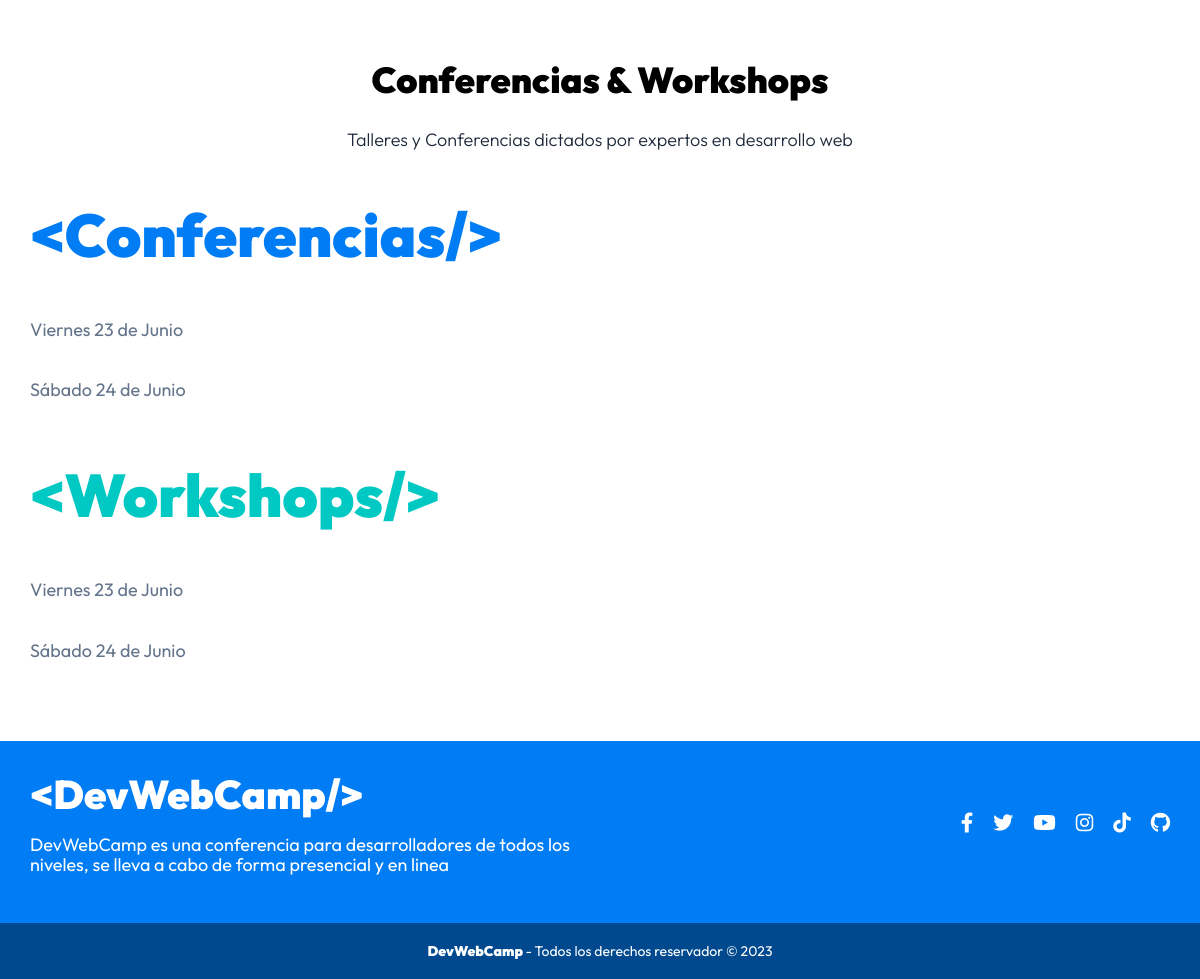
Before: /workshops-conferencia (lower part) with the older database file.
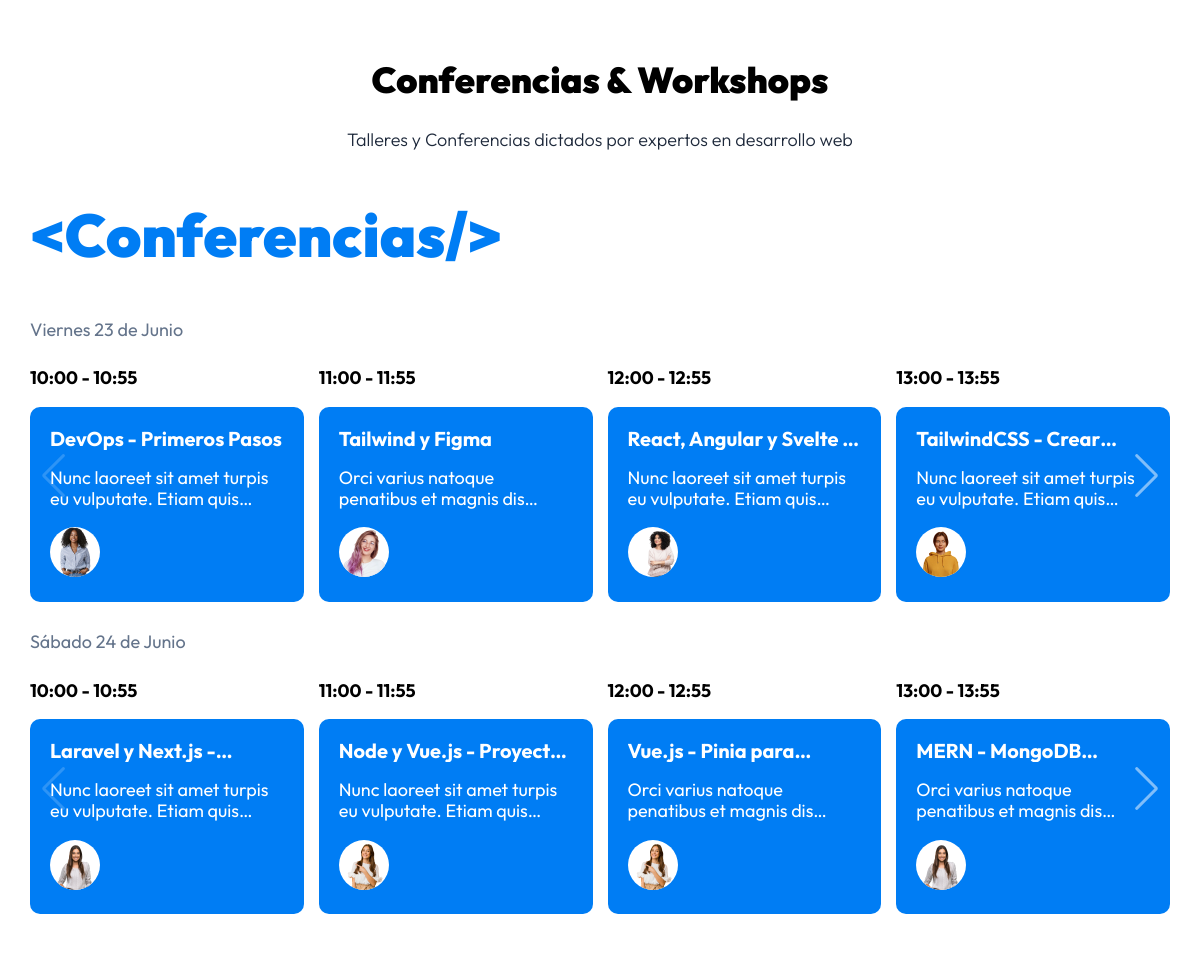
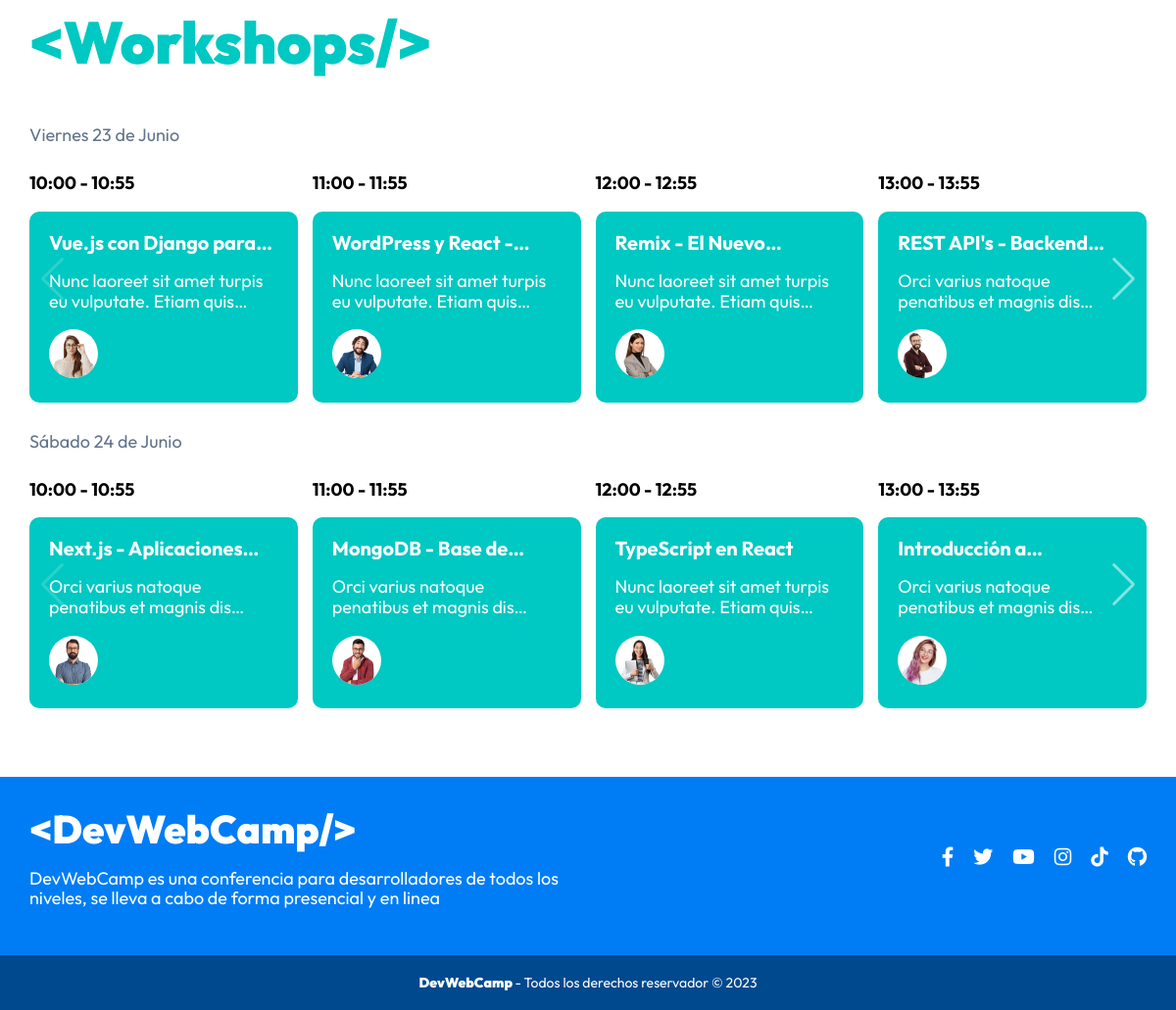
After: the same page with the newer database file (2 pictures, top to bottom).
### tables this page shows
CREATE TABLE `eventos` (
  `id` int NOT NULL AUTO_INCREMENT,
  `nombre` varchar(120) DEFAULT NULL,
  `descripcion` text,
  `disponibles` int DEFAULT NULL,
  `categoria_id` int DEFAULT NULL,
  `dia_id` int DEFAULT NULL,
  `hora_id` int DEFAULT NULL,
  `ponente_id` int DEFAULT NULL,
  PRIMARY KEY (`id`),
  KEY `fk_eventos_dias_idx` (`dia_id`),
  KEY `fk_eventos_categorias_idx` (`categoria_id`),
  KEY `fk_eventos_horas_idx` (`hora_id`),
  KEY `fk_eventos_ponentes_idx` (`ponente_id`),
  CONSTRAINT `fk_eventos_categorias` FOREIGN KEY (`categoria_id`) REFERENCES `categorias` (`id`) ON DELETE CASCADE ON UPDATE CASCADE,
  CONSTRAINT `fk_eventos_dias` FOREIGN KEY (`dia_id`) REFERENCES `dias` (`id`) ON DELETE CASCADE ON UPDATE CASCADE,
  CONSTRAINT `fk_eventos_horas` FOREIGN KEY (`hora_id`) REFERENCES `horas` (`id`) ON DELETE CASCADE ON UPDATE CASCADE,
  CONSTRAINT `fk_eventos_ponentes` FOREIGN KEY (`ponente_id`) REFERENCES `ponentes` (`id`) ON DELETE CASCADE ON UPDATE CASCADE
);

CREATE TABLE `horas` (
  `id` int NOT NULL AUTO_INCREMENT,
  `hora` varchar(13) DEFAULT NULL,
  PRIMARY KEY (`id`)
);

CREATE TABLE `ponentes` (
  `id` int NOT NULL AUTO_INCREMENT,
  `nombre` varchar(40) DEFAULT NULL,
  `apellido` varchar(40) DEFAULT NULL,
  `ciudad` varchar(20) DEFAULT NULL,
  `pais` varchar(20) DEFAULT NULL,
  `imagen` varchar(32) DEFAULT NULL,
  `tags` varchar(120) DEFAULT NULL,
  `redes` text,
  PRIMARY KEY (`id`)
);

### controllers/PaginasController.php (called while the page is built, shortened)
<?php
class PaginasController{
    public static function conferencias(Router $router){
        $eventos = Evento::ordenar("hora_id", "ASC");
        $evento_formateados = [];
        foreach($eventos as $evento){
            $evento->categoria = Categoria::find($evento->categoria_id);
            $evento->dia = Dia::find($evento->dia_id);
            $evento->hora = Hora::find($evento->hora_id);
            $evento->ponente = Ponente::find($evento->ponente_id);
            if($evento->dia_id === "1" && $evento->categoria_id === "1"){
                $evento_formateados["conferencias_v"][] = $evento;
            }
            if($evento->dia_id === "2" && $evento->categoria_id === "1"){
                $evento_formateados["conferencias_s"][] = $evento;
            }
            if($evento->dia_id === "1" && $evento->categoria_id === "2"){
                $evento_formateados["workshops_v"][] = $evento;
            }
            if($evento->dia_id === "2" && $evento->categoria_id === "2"){
                $evento_formateados["workshops_s"][] = $evento;
            }
        }
        $router->render("paginas/conferencias",[
            "titulo" => "Conferencias & Workshops",
            "eventos" => $evento_formateados
        ]);
    }
}

### public/index.php (called while the page is built, shortened)
<?php
$router = new Router();
$router->get('/login', [AuthController::class, 'login']);
$router->post('/login', [AuthController::class, 'login']);
$router->post('/logout', [AuthController::class, 'logout']);
$router->get('/registro', [AuthController::class, 'registro']);
$router->post('/registro', [AuthController::class, 'registro']);
$router->get('/olvide', [AuthController::class, 'olvide']);
$router->post('/olvide', [AuthController::class, 'olvide']);
$router->get('/reestablecer', [AuthController::class, 'reestablecer']);
$router->post('/reestablecer', [AuthController::class, 'reestablecer']);
$router->get('/mensaje', [AuthController::class, 'mensaje']);
$router->get('/confirmar-cuenta', [AuthController::class, 'confirmar']);
$router->get('/admin/dashboard', [DashboardController::class, 'index']);
$router->get('/admin/ponentes', [PonentesController::class, 'index']);
$router->get('/admin/ponentes/crear', [PonentesController::class, 'crear']);
$router->post('/admin/ponentes/crear', [PonentesController::class, 'crear']);
$router->get('/admin/ponentes/editar', [PonentesController::class, 'editar']);
$router->post('/admin/ponentes/editar', [PonentesController::class, 'editar']);
$router->post('/admin/ponentes/eliminar', [PonentesController::class, 'eliminar']);
$router->get('/admin/eventos', [EventosController::class, 'index']);
$router->get('/admin/eventos/crear', [EventosController::class, 'crear']);
$router->post('/admin/eventos/crear', [EventosController::class, 'crear']);
$router->get('/admin/eventos/editar', [EventosController::class, 'editar']);
$router->post('/admin/eventos/editar', [EventosController::class, 'editar']);
$router->post('/admin/eventos/eliminar', [EventosController::class, 'eliminar']);
$router->get('/api/eventos-horario', [APIEventos::class, 'index']);
$router->get('/api/ponentes', [APIPonentes::class, 'index']);
$router->get('/api/ponente', [APIPonentes::class, 'ponente']);
$router->get('/api/tags', [APITags::class, 'index']);
$router->get('/api/regalos', [APIRegalos::class, 'index']);
$router->get('/admin/registrados', [RegistradosController::class, 'index']);
$router->get('/admin/regalos', [RegalosController::class, 'index']);
$router->get('/finalizar-registro', [RegistroController::class, 'crear']);
$router->post('/finalizar-registro/gratis', [RegistroController::class, 'gratis']);
$router->post('/finalizar-registro/pagar', [RegistroController::class, 'pagar']);
$router->get('/finalizar-registro/conferencias', [RegistroController::class, 'conferencias']);
$router->post('/finalizar-registro/conferencias', [RegistroController::class, 'conferencias']);
$router->get('/boleto', [RegistroController::class, 'boleto']);
$router->get('/', [PaginasController::class, 'index']);
$router->get('/devwebcamp', [PaginasController::class, 'evento']);
$router->get('/paquetes', [PaginasController::class, 'paquetes']);
$router->get('/workshops-conferencia', [PaginasController::class, 'conferencias']);
$router->get('/404', [PaginasController::class, 'error']);
$router->comprobarRutas();

### models/ActiveRecord.php (called while the page is built, shortened)
<?php
class ActiveRecord {
    protected static $db;
    protected static $tabla = '';
    public static function setDB($database) {
        self::$db = $database;
    }
    public static function consultarSQL($query) {
        $resultado = self::$db->query($query);
        $array = [];
        while($registro = $resultado->fetch_assoc()) {
            $array[] = static::crearObjeto($registro);
        }
        return $array;
    }
    protected static function crearObjeto($registro) {
        $objeto = new static;
        foreach($registro as $key => $value ) {
            if(property_exists( $objeto, $key  )) {
                $objeto->$key = $value;
            }
        }
        return $objeto;
    }
    public static function find($id) {
        $query = "SELECT * FROM " . static::$tabla  ." WHERE id = {$id}";
        $resultado = self::consultarSQL($query);
        return array_shift( $resultado ) ;
    }
    public static function ordenar($columna, $orden) {
        $query = "SELECT * FROM " . static::$tabla . " ORDER BY {$columna} {$orden} ";
        $resultado = self::consultarSQL($query);
        return $resultado;
    }
}

### views/template/evento.php (the view, shortened to what the changed rows need)
<div class="evento swiper-slide">
    <p class="evento__hora"><?php echo $evento->hora->hora;?></p>
    <div class="evento__informacion">
        <h4 class="evento__nombre"><?php echo $evento->nombre;?></h4>
        <p class="evento__introduccion"><?php echo $evento->descripcion;?></p>
        <div class="evento__autor-info">
            <picture>
                <source srcset="/img/speakers/<?php echo $evento->ponente->imagen;?>.webp">
                <source srcset="/img/speakers/<?php echo $evento->ponente->imagen;?>.png">
                <img class="evento__imagen-autor" loading="lazy" width="200" height="300" src="/img/speakers/<?php echo $evento->ponente->imagen;?>.png" alt="Imagen Ponente">
            </picture>
        </div>
    </div>
</div>

### views/paginas/conferencias.php (shortened to what the changed rows need)
<main class="agenda">
    <h2 class="agenda__heading"><?php echo $titulo;?></h2>
    <div class="eventos">
        <div class="eventos__listado slider swiper">
            <div class="swiper-wrapper">
                <?php foreach($eventos["conferencias_v"] as $evento){?>
                    <?php include __DIR__ . "../../template/evento.php";?>
                <?php }?>
            </div>
            <div class="swiper-button-next"></div>
        </div>
        <div class="eventos__listado slider swiper">
            <div class="swiper-wrapper">
                <?php foreach($eventos["conferencias_s"] as $evento){?>
                    <?php include __DIR__ . "../../template/evento.php";?>
                <?php }?>
            </div>
            <div class="swiper-button-next"></div>
        </div>
    </div>
    <div class="eventos eventos--workshops">
        <div class="eventos__listado slider swiper">
            <div class="swiper-wrapper">
                <?php foreach($eventos["workshops_v"] as $evento){?>
                    <?php include __DIR__ . "../../template/evento.php";?>
                <?php }?>
            </div>
            <div class="swiper-button-next"></div>
        </div>
        <div class="eventos__listado slider swiper">
            <div class="swiper-wrapper">
                <?php foreach($eventos["workshops_s"] as $evento){?>
                    <?php include __DIR__ . "../../template/evento.php";?>
                <?php }?>
            </div>
            <div class="swiper-button-next"></div>
        </div>
    </div>
</main>

Changed rows visible on the page:
added eventos: hora.hora "10:00 - 10:55", nombre "DevOps - Primeros Pasos", descripcion "Nunc laoreet sit amet turpis eu vulputate. Etiam…", ponente.imagen (picture), shown under "<Conferencias/>"
added eventos: hora.hora "11:00 - 11:55", nombre "Tailwind y Figma", descripcion "Orci varius natoque penatibus et magnis…", ponente.imagen (picture), shown under "<Conferencias/>"
added eventos: hora.hora "12:00 - 12:55", nombre "React, Angular y Svelte…", descripcion "Nunc laoreet sit amet turpis eu vulputate. Etiam…", ponente.imagen (picture), shown under "<Conferencias/>"
added eventos: hora.hora "13:00 - 13:55", nombre "TailwindCSS -…", descripcion "Nunc laoreet sit amet turpis eu vulputate. Etiam…", ponente.imagen (picture), shown under "<Conferencias/>"
added eventos: hora.hora "10:00 - 10:55", nombre "Laravel y Next.js…", descripcion "Nunc laoreet sit amet turpis eu vulputate. Etiam…", ponente.imagen (picture)
added eventos: hora.hora "11:00 - 11:55", nombre "Node y Vue.js -…", descripcion "Nunc laoreet sit amet turpis eu vulputate. Etiam…", ponente.imagen (picture)
added eventos: hora.hora "12:00 - 12:55", nombre "Vue.js - Pinia…", descripcion "Orci varius natoque penatibus et magnis…", ponente.imagen (picture)
added eventos: hora.hora "13:00 - 13:55", nombre "MERN -…", descripcion "Orci varius natoque penatibus et magnis…", ponente.imagen (picture)
added eventos: hora.hora "10:00 - 10:55", nombre "Vue.js con Django…", descripcion "Nunc laoreet sit amet turpis eu vulputate. Etiam…", ponente.imagen (picture), shown under "<Workshops/>"
added eventos: hora.hora "11:00 - 11:55", nombre "WordPress y React…", descripcion "Nunc laoreet sit amet turpis eu vulputate. Etiam…", ponente.imagen (picture), shown under "<Workshops/>"
added eventos: hora.hora "12:00 - 12:55", nombre "Remix - El…", descripcion "Nunc laoreet sit amet turpis eu vulputate. Etiam…", ponente.imagen (picture), shown under "<Workshops/>"
added eventos: hora.hora "13:00 - 13:55", nombre "REST API's -…", descripcion "Orci varius natoque penatibus et magnis…", ponente.imagen (picture), shown under "<Workshops/>"
added eventos: hora.hora "10:00 - 10:55", nombre "Next.js -…", descripcion "Orci varius natoque penatibus et magnis…", ponente.imagen (picture)
added eventos: hora.hora "11:00 - 11:55", nombre "MongoDB - Base…", descripcion "Orci varius natoque penatibus et magnis…", ponente.imagen (picture)
added eventos: hora.hora "12:00 - 12:55", nombre "TypeScript en React", descripcion "Nunc laoreet sit amet turpis eu vulputate. Etiam…", ponente.imagen (picture)
added eventos: hora.hora "13:00 - 13:55", nombre "Introducción…", descripcion "Orci varius natoque penatibus et magnis…", ponente.imagen (picture)
